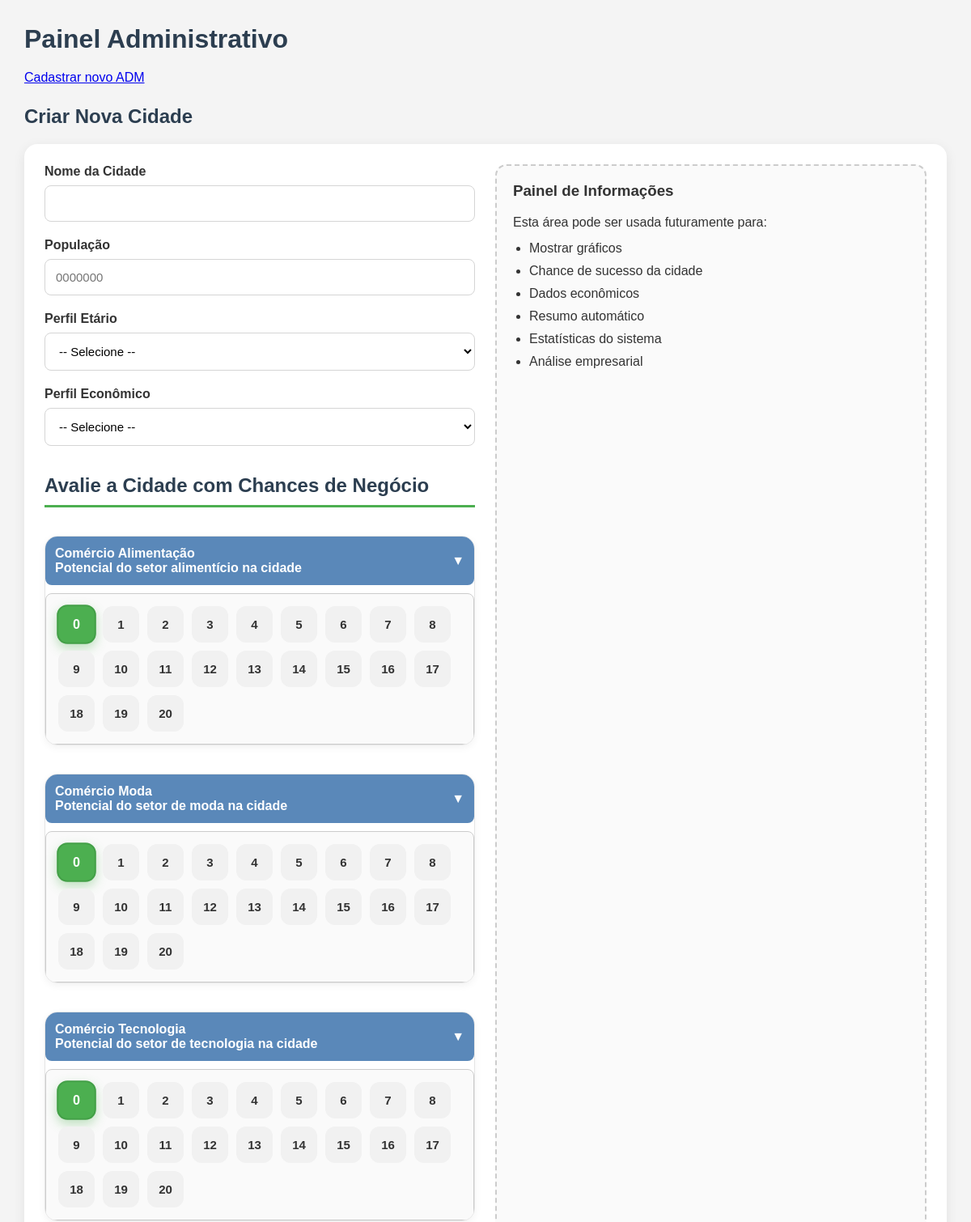
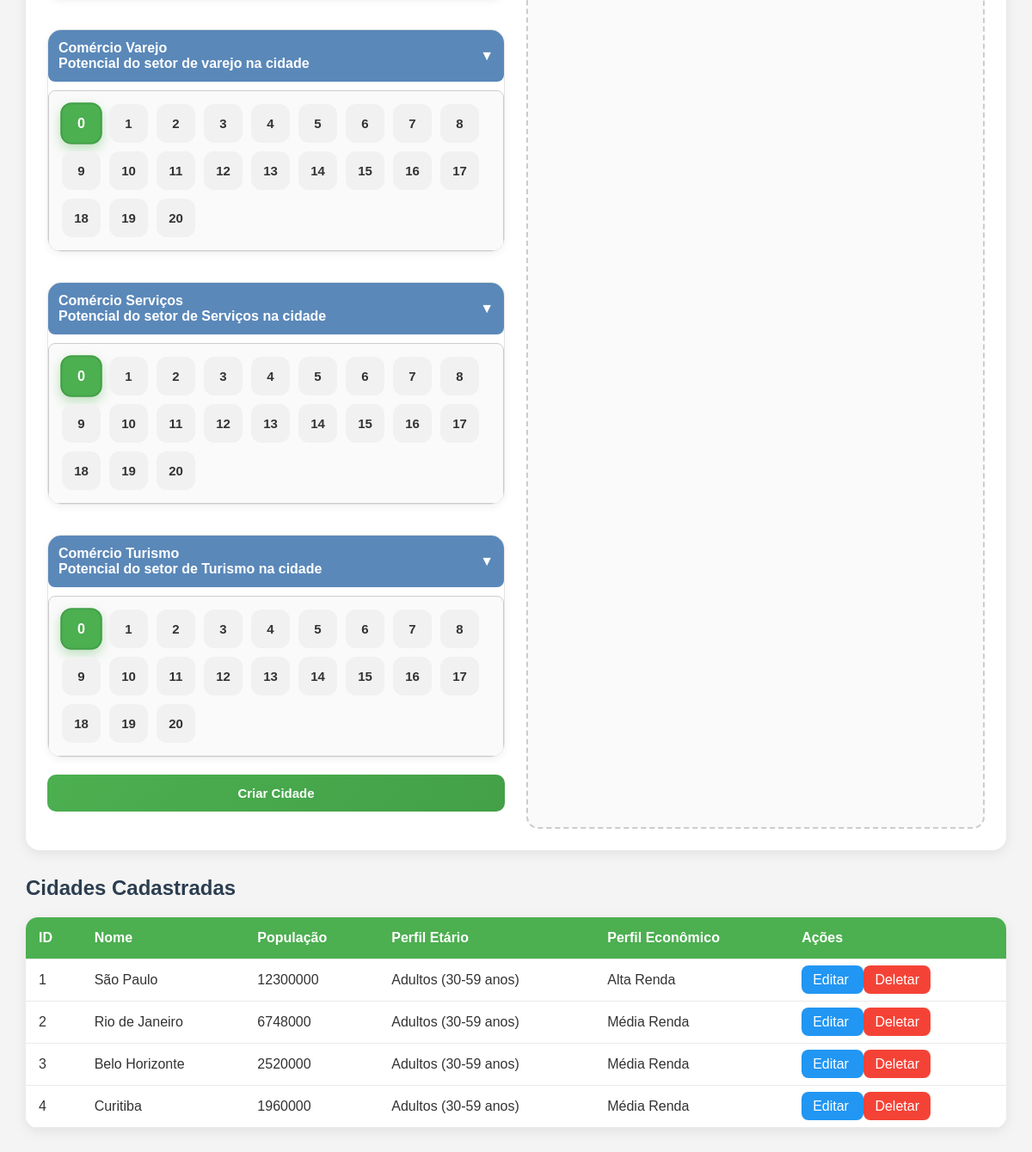
Page /Pages/adm/index.php (signed in) on the committed database (2 pictures, top to bottom).
### tables this page shows
CREATE TABLE `cidades` (
  `id` int(11) NOT NULL,
  `nome` varchar(255) NOT NULL,
  `populacao_quant` int(11) NOT NULL,
  `perfil_etario` varchar(255) NOT NULL,
  `perfil_economico` varchar(255) NOT NULL,
  `comercio_alimentacao` int(11) NOT NULL,
  `comercio_moda` int(11) NOT NULL,
  `comercio_tecnologia` int(11) NOT NULL,
  `comercio_varejo` int(11) NOT NULL,
  `comercio_servicos` int(11) NOT NULL,
  `comercio_turismo` int(11) NOT NULL
);

### BE/Controller/adm/cidadeC.php (called while the page is built, shortened)
<?php
require_once __DIR__ . '/../../Model/adm/cidadeM.php';
class CidadeController {
    private $model;
    public function __construct() {
        $this->model = new CidadeModel();
    }
    public function index() {
        return $this->model->getAll();
    }
}

### BE/Model/adm/cidadeM.php (called while the page is built, shortened)
<?php
require_once __DIR__ . '/../../DB/Database.php';
class CidadeModel {
    private $pdo;
    public function __construct() {
        global $pdo;
        $this->pdo = $pdo;
    }
    public function getAll() {
        $stmt = $this->pdo->query("SELECT * FROM cidades");
        return $stmt->fetchAll(PDO::FETCH_ASSOC);
    }
}

### Pages/adm/index.php (the view, shortened to what this page needs)
<?php
require_once __DIR__ . '/../../BE/Controller/adm/cidadeC.php';
$controller = new CidadeController();
$cidadeEdit = null;
$cidades = $controller->index();
?>
<!DOCTYPE html>
<html lang="pt-br">
<head>
</head>
<body>
    <h1>Painel Administrativo</h1>
    <p><a href="../cadastroEMPRESA.php?cargo=ADM">Cadastrar novo ADM</a></p>
    <h2>
        <?= isset($cidadeEdit) && $cidadeEdit ? 'Editar Cidade' : 'Criar Nova Cidade' ?>
    </h2>
    <form method="POST">
        <div class="form-container">
            <div class="form-left">
                <div class="form-group">
                    <label>Nome da Cidade</label>
                    <input
                        type="text"
                        name="nome"
                        value="<?= htmlspecialchars($cidadeEdit['nome'] ?? '') ?>"
                        required>
                </div>
                <div class="form-group">
                    <label>População</label>
                    <input
                        type="number"
                        name="populacao"
                        min="1000"
                        max="5000000"
                        placeholder="0000000"
                        value="<?= htmlspecialchars($cidadeEdit['populacao_quant'] ?? '') ?>">
                    </div>
                <div class="form-group">
                    <label>Perfil Etário</label>
                    <select name="perfil_etario">
                        <option value="">-- Selecione --</option>
                    </select>
                </div>
                <div class="form-group">
                    <label>Perfil Econômico</label>
                    <select name="perfil_economico">
                        <option value="">-- Selecione --</option>
                    </select>
                </div>
 <h2>Avalie a Cidade com Chances de Negócio</h2>
<div name=" GERAL ">
    <div class="business-section">
        <div class="score-card">
            <button
                type="button"
                class="toggle-btn"
                onclick="toggleBox('alimentacao-box')">
                <div>
                    Comércio Alimentação
                    <div class="score-subtitle">
                        Potencial do setor alimentício na cidade
                    </div>
                </div>
                <span>▼</span>
            </button>
            <div id="alimentacao-box" class="hidden-box">
                <?php for ($i = 0; $i <= 20; $i++): ?>
                    <label class="radio-item">
                        <span><?= $i ?></span>
                    </label>
                <?php endfor; ?>
            </div>
        </div>
    </div>
    <div class="business-section">
        <div class="score-card">
            <button
                type="button"
                class="toggle-btn"
                onclick="toggleBox('moda-box')">
                <div>
                    Comércio Moda
                    <div class="score-subtitle">
                        Potencial do setor de moda na cidade
                    </div>
                </div>
                <span>▼</span>
            </button>
            <div id="moda-box" class="hidden-box">
                <?php for ($i = 0; $i <= 20; $i++): ?>
                    <label class="radio-item">
                        <span><?= $i ?></span>
                    </label>
                <?php endfor; ?>
            </div>
        </div>
    </div>
    <div class="business-section">
        <div class="score-card">
            <button
                type="button"
                class="toggle-btn"
                onclick="toggleBox('tecnologia-box')">
                <div>
                    Comércio Tecnologia
                    <div class="score-subtitle">
                        Potencial do setor de tecnologia na cidade
                    </div>
                </div>
                <span>▼</span>
            </button>
            <div id="tecnologia-box" class="hidden-box">
                <?php for ($i = 0; $i <= 20; $i++): ?>
                    <label class="radio-item">
                        <span><?= $i ?></span>
                    </label>
                <?php endfor; ?>
            </div>
        </div>
    </div>
    <div class="business-section">
        <div class="score-card">
            <button
                type="button"
                class="toggle-btn"
                onclick="toggleBox('varejo-box')">
                <div>
                    Comércio Varejo
                    <div class="score-subtitle">
                        Potencial do setor de varejo na cidade
                    </div>
                </div>
                <span>▼</span>
            </button>
            <div id="varejo-box" class="hidden-box">
                <?php for ($i = 0; $i <= 20; $i++): ?>
                    <label class="radio-item">
                        <span><?= $i ?></span>
                    </label>
                <?php endfor; ?>
            </div>
        </div>
    </div>
    <div class="business-section">
        <div class="score-card">
            <button
                type="button"
                class="toggle-btn"
                onclick="toggleBox('servicos-box')">
                <div>
                    Comércio Serviços
                    <div class="score-subtitle">
                        Potencial do setor de Serviços na cidade
                    </div>
                </div>
                <span>▼</span>
            </button>
            <div id="servicos-box" class="hidden-box">
                <?php for ($i = 0; $i <= 20; $i++): ?>
                    <label class="radio-item">
                        <span><?= $i ?></span>
                    </label>
                <?php endfor; ?>
            </div>
        </div>
    </div>
    <div class="business-section">
        <div class="score-card">
            <button
                type="button"
                class="toggle-btn"
                onclick="toggleBox('turismo-box')">
                <div>
                    Comércio Turismo
                    <div class="score-subtitle">
                        Potencial do setor de Turismo na cidade
                    </div>
                </div>
                <span>▼</span>
            </button>
            <div id="turismo-box" class="hidden-box">
                <?php for ($i = 0; $i <= 20; $i++): ?>
                    <label class="radio-item">
                        <span><?= $i ?></span>
                    </label>
                <?php endfor; ?>
            </div>
        </div>
    </div>
</div>
                <div class="form-group">
                    <?php if (isset($cidadeEdit) && $cidadeEdit): ?>
                        <button type="submit" name="update">Atualizar Cidade</button>
                       <br>
                        <button type="button" name="cancel" onclick="window.location.href='index.php'" >Cancelar</button>
                    <?php else: ?>
                        <button type="submit" name="create">Criar Cidade</button>
                    <?php endif; ?>
                </div>
            </div>
            <div class="form-right">
                <div class="info-box">
                    <h3>Painel de Informações</h3>
                    <p>
                        Esta área pode ser usada futuramente para:
                    </p>
                    <ul>
                        <li>Mostrar gráficos</li>
                        <li>Chance de sucesso da cidade</li>
                        <li>Dados econômicos</li>
                        <li>Resumo automático</li>
                        <li>Estatísticas do sistema</li>
                        <li>Análise empresarial</li>
                    </ul>
                </div>
            </div>
        </div>
    </form>
    <h2>Cidades Cadastradas</h2>
    <?php if (!empty($cidades)): ?>
        <table>
            <thead>
                <tr>
                    <th>ID</th>
                    <th>Nome</th>
                    <th>População</th>
                    <th>Perfil Etário</th>
                    <th>Perfil Econômico</th>
                    <th>Ações</th>
                </tr>
            </thead>
            <tbody>
                <?php foreach ($cidades as $cidade): ?>
                    <tr>
                        <td><?= htmlspecialchars($cidade['id']) ?></td>
                        <td><?= htmlspecialchars($cidade['nome']) ?></td>
                        <td><?= htmlspecialchars($cidade['populacao_quant']) ?></td>
                        <td><?= htmlspecialchars($cidade['perfil_etario']) ?></td>
                        <td><?= htmlspecialchars($cidade['perfil_economico']) ?></td>
                        <td>
                            <a
                                href="?edit=<?= $cidade['id'] ?>"
                                class="btn-edit">
                                Editar
                            </a>
                            <a
                                href="?delete=<?= $cidade['id'] ?>"
                                class="btn-delete"
                                onclick="return confirm('Tem certeza que deseja deletar?');">
                                Deletar
                            </a>
                        </td>
                    </tr>
                <?php endforeach; ?>
            </tbody>
        </table>
    <?php else: ?>
        <p>Nenhuma cidade cadastrada.</p>
    <?php endif; ?>
</body>
</html>

### Pages/adm/index.php (style rules this page uses)
* { margin:0; padding:0; box-sizing:border-box; }
body { font-family:Arial, sans-serif; background:#f4f4f4; padding:30px; color:#333; }
h1 { margin-bottom:20px; color:#2c3e50; }
h2 { margin-bottom:20px; margin-top:25px; color:#2c3e50; }
h3 { color:#333; }
form { background:white; padding:25px; border-radius:16px; margin-bottom:30px; box-shadow: 0 4px 15px rgba(0,0,0,0.08); }
.form-container { display:flex; gap:25px; }
.form-left { width:50%; }
.form-left h2 { margin-top:35px; padding-bottom:10px; border-bottom:3px solid #4CAF50; }
.form-right { width:50%; background:#fafafa; border-radius:14px; padding:20px; min-height:400px; border:2px dashed #ccc; }
.form-group { display:flex; flex-direction:column; margin-bottom:20px; }
.form-group label { margin-bottom:8px; font-weight:600; }
.form-group input, .form-group select { padding:13px; border-radius:8px; border:1px solid #d5d5d5; width:100%; font-size:15px; transition:0.2s ease; background:white; }
button { padding:13px 20px; border:none; border-radius:10px; cursor:pointer; color:white; font-size:15px; font-weight:600; transition:0.25s ease; }
button[name="create"], button[name="update"] { background:linear-gradient( 135deg, #4CAF50, #43a047 ); }
table { width:100%; border-collapse:collapse; background:white; border-radius:14px; overflow:hidden; box-shadow: 0 4px 15px rgba(0,0,0,0.08); }
th { background:#4CAF50; color:white; }
th, td { padding:15px; border-bottom:1px solid #eaeaea; text-align:left; }
.btn-edit { background:#2196F3; color:white; padding:8px 13px; text-decoration:none; border-radius:8px; transition:0.2s ease; }
.btn-delete { background:#f44336; color:white; padding:8px 13px; text-decoration:none; border-radius:8px; transition:0.2s ease; }
.info-box h3 { margin-bottom:15px; }
.info-box p { margin-bottom:10px; line-height:1.6; }
.info-box ul { margin-left:20px; margin-top:10px; }
.info-box li { margin-bottom:10px; }
.business-section { margin-top:35px; }
.score-card { background:white; border:1px solid #e5e5e5; border-radius:16px; overflow:hidden; margin-bottom:20px; transition:0.25s ease; box-shadow: 0 3px 10px rgba(0,0,0,0.05); }
.toggle-btn { width:100%; border:none; background:linear-gradient( 135deg, #4CAF50, #43a047 ); color:white; padding:18px 22px; cursor:pointer; display:flex; align-items:center; justify-content:space-between; text-align:left; }
.hidden-box { display:none; padding:22px; background:#fafafa; border-top:1px solid #ececec; gap:12px; flex-wrap:wrap; }
.radio-item { position:relative; }
.radio-item span { width:45px; height:45px; border-radius:12px; display:flex; align-items:center; justify-content:center; background:#f1f1f1; border:2px solid transparent; font-weight:bold; font-size:15px; cursor:pointer; transition:0.2s ease; user-select:none; }
.radio-item input:checked + span { background:#4CAF50; color:white; border-color:#43a047; transform:scale(1.08); box-shadow: 0 5px 12px rgba(76,175,80,0.35); }
.toggle-btn { width: 100%; padding: 12px; border: none; border-radius: 8px; background: #5a88b9; color: white; font-size: 16px; cursor: pointer; transition: background-color 0.3s ease; }
.hidden-box { display: flex; margin-top: 10px; padding: 15px; border: 1px solid #ccc; border-radius: 8px; gap: 10px; flex-wrap: wrap; }
.radio-item { display: flex; align-items: center; gap: 4px; }

### rows in the picture
cidades: id "1", nome "São Paulo", populacao_quant "12300000", perfil_etario "Adultos (30-59 anos)", perfil_economico "Alta Renda"
cidades: id "2", nome "Rio de Janeiro", populacao_quant "6748000", perfil_etario "Adultos (30-59 anos)", perfil_economico "Média Renda"
cidades: id "3", nome "Belo Horizonte", populacao_quant "2520000", perfil_etario "Adultos (30-59 anos)", perfil_economico "Média Renda"
cidades: id "4", nome "Curitiba", populacao_quant "1960000", perfil_etario "Adultos (30-59 anos)", perfil_economico "Média Renda"
